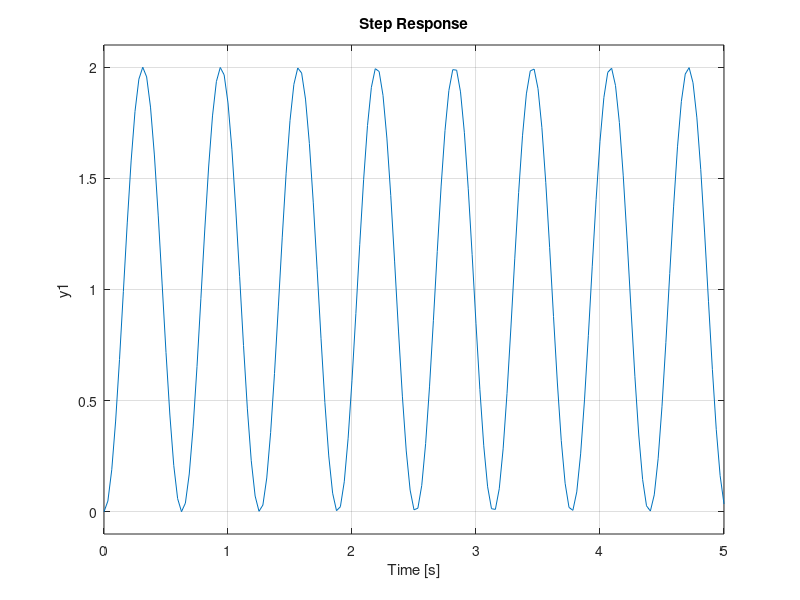

Recreate this plot in MATLAB. (Note: this script raises an error after producing the figure.)
%% ENGR 315 - Lab 2 - Differential EQ
% Farnam Adelkhani 915815724
%10/2/2016

z = [0:0.1:5]
Wo = 10
figure(10)
hold
lz = length(z);

for n = 1:9
s = tf('s');
t = Wo^2/(s^2 + 2*z(n)*Wo*s + Wo^2);
set(gca, 'NextPlot', 'add');
col = hsv(lz);
step(tf(t),5)
stepinfo(step(tf(t),5)) %I used the step info command to find the...
        % rise-time for each scenario
end